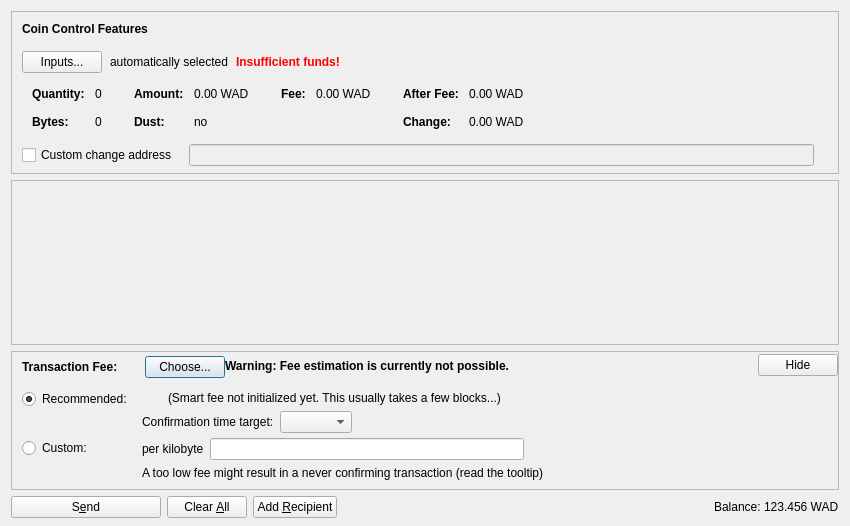
<?xml version="1.0" encoding="UTF-8"?>
<ui version="4.0">
 <class>SendCoinsDialog</class>
 <widget class="QDialog" name="SendCoinsDialog">
  <property name="geometry">
   <rect>
    <x>0</x>
    <y>0</y>
    <width>850</width>
    <height>526</height>
   </rect>
  </property>
  <property name="windowTitle">
   <string>Send Coins</string>
  </property>
  <layout class="QVBoxLayout" name="verticalLayout" stretch="0,1,0,0">
   <property name="bottomMargin">
    <number>8</number>
   </property>
   <item>
    <widget class="QFrame" name="frameCoinControl">
     <property name="sizePolicy">
      <sizepolicy hsizetype="Expanding" vsizetype="Expanding">
       <horstretch>0</horstretch>
       <verstretch>0</verstretch>
      </sizepolicy>
     </property>
     <property name="maximumSize">
      <size>
       <width>16777215</width>
       <height>16777215</height>
      </size>
     </property>
     <property name="frameShape">
      <enum>QFrame::StyledPanel</enum>
     </property>
     <property name="frameShadow">
      <enum>QFrame::Sunken</enum>
     </property>
     <layout class="QVBoxLayout" name="verticalLayoutCoinControl2">
      <property name="spacing">
       <number>0</number>
      </property>
      <property name="leftMargin">
       <number>0</number>
      </property>
      <property name="topMargin">
       <number>0</number>
      </property>
      <property name="rightMargin">
       <number>0</number>
      </property>
      <property name="bottomMargin">
       <number>6</number>
      </property>
      <item>
       <layout class="QVBoxLayout" name="verticalLayoutCoinControl" stretch="0,0,0,0,1">
        <property name="spacing">
         <number>0</number>
        </property>
        <property name="leftMargin">
         <number>10</number>
        </property>
        <property name="topMargin">
         <number>10</number>
        </property>
        <item>
         <layout class="QHBoxLayout" name="horizontalLayoutCoinControl1">
          <property name="bottomMargin">
           <number>15</number>
          </property>
          <item>
           <widget class="QLabel" name="labelCoinControlFeatures">
            <property name="sizePolicy">
             <sizepolicy hsizetype="Preferred" vsizetype="Maximum">
              <horstretch>0</horstretch>
              <verstretch>0</verstretch>
             </sizepolicy>
            </property>
            <property name="font">
             <font>
              <weight>75</weight>
              <bold>true</bold>
             </font>
            </property>
            <property name="styleSheet">
             <string notr="true">font-weight:bold;</string>
            </property>
            <property name="text">
             <string>Coin Control Features</string>
            </property>
           </widget>
          </item>
         </layout>
        </item>
        <item>
         <layout class="QHBoxLayout" name="horizontalLayoutCoinControl2" stretch="0,0,0,0">
          <property name="spacing">
           <number>8</number>
          </property>
          <property name="bottomMargin">
           <number>10</number>
          </property>
          <item>
           <widget class="QPushButton" name="pushButtonCoinControl">
            <property name="styleSheet">
             <string notr="true"/>
            </property>
            <property name="text">
             <string>Inputs...</string>
            </property>
            <property name="autoDefault">
             <bool>false</bool>
            </property>
           </widget>
          </item>
          <item>
           <widget class="QLabel" name="labelCoinControlAutomaticallySelected">
            <property name="text">
             <string>automatically selected</string>
            </property>
            <property name="margin">
             <number>5</number>
            </property>
           </widget>
          </item>
          <item>
           <widget class="QLabel" name="labelCoinControlInsuffFunds">
            <property name="font">
             <font>
              <weight>75</weight>
              <bold>true</bold>
             </font>
            </property>
            <property name="styleSheet">
             <string notr="true">color:red;font-weight:bold;</string>
            </property>
            <property name="text">
             <string>Insufficient funds!</string>
            </property>
            <property name="margin">
             <number>5</number>
            </property>
           </widget>
          </item>
          <item>
           <spacer name="horizontalSpacerCoinControl">
            <property name="orientation">
             <enum>Qt::Horizontal</enum>
            </property>
            <property name="sizeHint" stdset="0">
             <size>
              <width>40</width>
              <height>1</height>
             </size>
            </property>
           </spacer>
          </item>
         </layout>
        </item>
        <item>
         <widget class="QWidget" name="widgetCoinControl" native="true">
          <property name="sizePolicy">
           <sizepolicy hsizetype="Preferred" vsizetype="Preferred">
            <horstretch>0</horstretch>
            <verstretch>0</verstretch>
           </sizepolicy>
          </property>
          <property name="minimumSize">
           <size>
            <width>0</width>
            <height>0</height>
           </size>
          </property>
          <property name="styleSheet">
           <string notr="true"/>
          </property>
          <layout class="QHBoxLayout" name="horizontalLayoutCoinControl5">
           <property name="leftMargin">
            <number>0</number>
           </property>
           <property name="topMargin">
            <number>0</number>
           </property>
           <property name="rightMargin">
            <number>0</number>
           </property>
           <property name="bottomMargin">
            <number>0</number>
           </property>
           <item>
            <layout class="QHBoxLayout" name="horizontalLayoutCoinControl3" stretch="0,0,0,1">
             <property name="spacing">
              <number>20</number>
             </property>
             <property name="topMargin">
              <number>0</number>
             </property>
             <property name="bottomMargin">
              <number>10</number>
             </property>
             <item>
              <layout class="QFormLayout" name="formLayoutCoinControl1">
               <property name="horizontalSpacing">
                <number>10</number>
               </property>
               <property name="verticalSpacing">
                <number>14</number>
               </property>
               <property name="leftMargin">
                <number>10</number>
               </property>
               <property name="topMargin">
                <number>4</number>
               </property>
               <property name="rightMargin">
                <number>6</number>
               </property>
               <item row="0" column="0">
                <widget class="QLabel" name="labelCoinControlQuantityText">
                 <property name="font">
                  <font>
                   <weight>75</weight>
                   <bold>true</bold>
                  </font>
                 </property>
                 <property name="text">
                  <string>Quantity:</string>
                 </property>
                 <property name="margin">
                  <number>0</number>
                 </property>
                </widget>
               </item>
               <item row="0" column="1">
                <widget class="QLabel" name="labelCoinControlQuantity">
                 <property name="cursor">
                  <cursorShape>IBeamCursor</cursorShape>
                 </property>
                 <property name="contextMenuPolicy">
                  <enum>Qt::ActionsContextMenu</enum>
                 </property>
                 <property name="text">
                  <string notr="true">0</string>
                 </property>
                 <property name="margin">
                  <number>0</number>
                 </property>
                 <property name="textInteractionFlags">
                  <set>Qt::LinksAccessibleByMouse|Qt::TextSelectableByKeyboard|Qt::TextSelectableByMouse</set>
                 </property>
                </widget>
               </item>
               <item row="1" column="0">
                <widget class="QLabel" name="labelCoinControlBytesText">
                 <property name="font">
                  <font>
                   <weight>75</weight>
                   <bold>true</bold>
                  </font>
                 </property>
                 <property name="text">
                  <string>Bytes:</string>
                 </property>
                </widget>
               </item>
               <item row="1" column="1">
                <widget class="QLabel" name="labelCoinControlBytes">
                 <property name="cursor">
                  <cursorShape>IBeamCursor</cursorShape>
                 </property>
                 <property name="contextMenuPolicy">
                  <enum>Qt::ActionsContextMenu</enum>
                 </property>
                 <property name="text">
                  <string notr="true">0</string>
                 </property>
                 <property name="textInteractionFlags">
                  <set>Qt::LinksAccessibleByMouse|Qt::TextSelectableByKeyboard|Qt::TextSelectableByMouse</set>
                 </property>
                </widget>
               </item>
              </layout>
             </item>
             <item>
              <layout class="QFormLayout" name="formLayoutCoinControl2">
               <property name="horizontalSpacing">
                <number>10</number>
               </property>
               <property name="verticalSpacing">
                <number>14</number>
               </property>
               <property name="leftMargin">
                <number>6</number>
               </property>
               <property name="topMargin">
                <number>4</number>
               </property>
               <property name="rightMargin">
                <number>6</number>
               </property>
               <item row="0" column="0">
                <widget class="QLabel" name="labelCoinControlAmountText">
                 <property name="font">
                  <font>
                   <weight>75</weight>
                   <bold>true</bold>
                  </font>
                 </property>
                 <property name="text">
                  <string>Amount:</string>
                 </property>
                 <property name="margin">
                  <number>0</number>
                 </property>
                </widget>
               </item>
               <item row="0" column="1">
                <widget class="QLabel" name="labelCoinControlAmount">
                 <property name="cursor">
                  <cursorShape>IBeamCursor</cursorShape>
                 </property>
                 <property name="contextMenuPolicy">
                  <enum>Qt::ActionsContextMenu</enum>
                 </property>
                 <property name="text">
                  <string notr="true">0.00 WAD</string>
                 </property>
                 <property name="textInteractionFlags">
                  <set>Qt::LinksAccessibleByMouse|Qt::TextSelectableByKeyboard|Qt::TextSelectableByMouse</set>
                 </property>
                </widget>
               </item>
               <item row="1" column="0">
                <widget class="QLabel" name="labelCoinControlLowOutputText">
                 <property name="font">
                  <font>
                   <weight>75</weight>
                   <bold>true</bold>
                  </font>
                 </property>
                 <property name="text">
                  <string>Dust:</string>
                 </property>
                </widget>
               </item>
               <item row="1" column="1">
                <widget class="QLabel" name="labelCoinControlLowOutput">
                 <property name="cursor">
                  <cursorShape>IBeamCursor</cursorShape>
                 </property>
                 <property name="contextMenuPolicy">
                  <enum>Qt::ActionsContextMenu</enum>
                 </property>
                 <property name="text">
                  <string notr="true">no</string>
                 </property>
                 <property name="textInteractionFlags">
                  <set>Qt::LinksAccessibleByMouse|Qt::TextSelectableByKeyboard|Qt::TextSelectableByMouse</set>
                 </property>
                </widget>
               </item>
              </layout>
             </item>
             <item>
              <layout class="QFormLayout" name="formLayoutCoinControl3">
               <property name="horizontalSpacing">
                <number>10</number>
               </property>
               <property name="verticalSpacing">
                <number>14</number>
               </property>
               <property name="leftMargin">
                <number>6</number>
               </property>
               <property name="topMargin">
                <number>4</number>
               </property>
               <property name="rightMargin">
                <number>6</number>
               </property>
               <item row="0" column="0">
                <widget class="QLabel" name="labelCoinControlFeeText">
                 <property name="font">
                  <font>
                   <weight>75</weight>
                   <bold>true</bold>
                  </font>
                 </property>
                 <property name="text">
                  <string>Fee:</string>
                 </property>
                 <property name="margin">
                  <number>0</number>
                 </property>
                </widget>
               </item>
               <item row="0" column="1">
                <widget class="QLabel" name="labelCoinControlFee">
                 <property name="cursor">
                  <cursorShape>IBeamCursor</cursorShape>
                 </property>
                 <property name="contextMenuPolicy">
                  <enum>Qt::ActionsContextMenu</enum>
                 </property>
                 <property name="text">
                  <string notr="true">0.00 WAD</string>
                 </property>
                 <property name="textInteractionFlags">
                  <set>Qt::LinksAccessibleByMouse|Qt::TextSelectableByKeyboard|Qt::TextSelectableByMouse</set>
                 </property>
                </widget>
               </item>
              </layout>
             </item>
             <item>
              <layout class="QFormLayout" name="formLayoutCoinControl4">
               <property name="horizontalSpacing">
                <number>10</number>
               </property>
               <property name="verticalSpacing">
                <number>14</number>
               </property>
               <property name="leftMargin">
                <number>6</number>
               </property>
               <property name="topMargin">
                <number>4</number>
               </property>
               <property name="rightMargin">
                <number>6</number>
               </property>
               <item row="0" column="0">
                <widget class="QLabel" name="labelCoinControlAfterFeeText">
                 <property name="font">
                  <font>
                   <weight>75</weight>
                   <bold>true</bold>
                  </font>
                 </property>
                 <property name="text">
                  <string>After Fee:</string>
                 </property>
                 <property name="margin">
                  <number>0</number>
                 </property>
                </widget>
               </item>
               <item row="0" column="1">
                <widget class="QLabel" name="labelCoinControlAfterFee">
                 <property name="cursor">
                  <cursorShape>IBeamCursor</cursorShape>
                 </property>
                 <property name="contextMenuPolicy">
                  <enum>Qt::ActionsContextMenu</enum>
                 </property>
                 <property name="text">
                  <string notr="true">0.00 WAD</string>
                 </property>
                 <property name="textInteractionFlags">
                  <set>Qt::LinksAccessibleByMouse|Qt::TextSelectableByKeyboard|Qt::TextSelectableByMouse</set>
                 </property>
                </widget>
               </item>
               <item row="1" column="0">
                <widget class="QLabel" name="labelCoinControlChangeText">
                 <property name="font">
                  <font>
                   <weight>75</weight>
                   <bold>true</bold>
                  </font>
                 </property>
                 <property name="text">
                  <string>Change:</string>
                 </property>
                </widget>
               </item>
               <item row="1" column="1">
                <widget class="QLabel" name="labelCoinControlChange">
                 <property name="cursor">
                  <cursorShape>IBeamCursor</cursorShape>
                 </property>
                 <property name="contextMenuPolicy">
                  <enum>Qt::ActionsContextMenu</enum>
                 </property>
                 <property name="text">
                  <string notr="true">0.00 WAD</string>
                 </property>
                 <property name="textInteractionFlags">
                  <set>Qt::LinksAccessibleByMouse|Qt::TextSelectableByKeyboard|Qt::TextSelectableByMouse</set>
                 </property>
                </widget>
               </item>
              </layout>
             </item>
            </layout>
           </item>
          </layout>
         </widget>
        </item>
        <item>
         <layout class="QHBoxLayout" name="horizontalLayoutCoinControl4" stretch="0,0,0">
          <property name="spacing">
           <number>12</number>
          </property>
          <property name="sizeConstraint">
           <enum>QLayout::SetDefaultConstraint</enum>
          </property>
          <property name="topMargin">
           <number>5</number>
          </property>
          <property name="rightMargin">
           <number>5</number>
          </property>
          <item>
           <widget class="QCheckBox" name="checkBoxCoinControlChange">
            <property name="toolTip">
             <string>If this is activated, but the change address is empty or invalid, change will be sent to a newly generated address.</string>
            </property>
            <property name="text">
             <string>Custom change address</string>
            </property>
           </widget>
          </item>
          <item>
           <widget class="QValidatedLineEdit" name="lineEditCoinControlChange">
            <property name="enabled">
             <bool>false</bool>
            </property>
            <property name="sizePolicy">
             <sizepolicy hsizetype="Expanding" vsizetype="Fixed">
              <horstretch>0</horstretch>
              <verstretch>0</verstretch>
             </sizepolicy>
            </property>
           </widget>
          </item>
          <item>
           <widget class="QLabel" name="labelCoinControlChangeLabel">
            <property name="sizePolicy">
             <sizepolicy hsizetype="Preferred" vsizetype="Expanding">
              <horstretch>0</horstretch>
              <verstretch>0</verstretch>
             </sizepolicy>
            </property>
            <property name="minimumSize">
             <size>
              <width>0</width>
              <height>0</height>
             </size>
            </property>
            <property name="text">
             <string/>
            </property>
            <property name="margin">
             <number>3</number>
            </property>
           </widget>
          </item>
         </layout>
        </item>
        <item>
         <spacer name="verticalSpacerCoinControl">
          <property name="orientation">
           <enum>Qt::Vertical</enum>
          </property>
          <property name="sizeHint" stdset="0">
           <size>
            <width>800</width>
            <height>1</height>
           </size>
          </property>
         </spacer>
        </item>
       </layout>
      </item>
     </layout>
    </widget>
   </item>
   <item>
    <widget class="QScrollArea" name="scrollArea">
     <property name="widgetResizable">
      <bool>true</bool>
     </property>
     <widget class="QWidget" name="scrollAreaWidgetContents">
      <property name="geometry">
       <rect>
        <x>0</x>
        <y>0</y>
        <width>830</width>
        <height>104</height>
       </rect>
      </property>
      <layout class="QVBoxLayout" name="verticalLayout_2" stretch="0,1">
       <property name="leftMargin">
        <number>0</number>
       </property>
       <property name="topMargin">
        <number>0</number>
       </property>
       <property name="rightMargin">
        <number>0</number>
       </property>
       <property name="bottomMargin">
        <number>0</number>
       </property>
       <item>
        <layout class="QVBoxLayout" name="entries">
         <property name="spacing">
          <number>6</number>
         </property>
        </layout>
       </item>
       <item>
        <spacer name="verticalSpacer">
         <property name="orientation">
          <enum>Qt::Vertical</enum>
         </property>
         <property name="sizeHint" stdset="0">
          <size>
           <width>20</width>
           <height>40</height>
          </size>
         </property>
        </spacer>
       </item>
      </layout>
     </widget>
    </widget>
   </item>
   <item>
    <widget class="QFrame" name="frameFee">
     <property name="sizePolicy">
      <sizepolicy hsizetype="Expanding" vsizetype="Expanding">
       <horstretch>0</horstretch>
       <verstretch>0</verstretch>
      </sizepolicy>
     </property>
     <property name="maximumSize">
      <size>
       <width>16777215</width>
       <height>16777215</height>
      </size>
     </property>
     <property name="frameShape">
      <enum>QFrame::StyledPanel</enum>
     </property>
     <property name="frameShadow">
      <enum>QFrame::Sunken</enum>
     </property>
     <layout class="QVBoxLayout" name="verticalLayoutFee1">
      <property name="spacing">
       <number>0</number>
      </property>
      <property name="leftMargin">
       <number>0</number>
      </property>
      <property name="topMargin">
       <number>0</number>
      </property>
      <property name="rightMargin">
       <number>0</number>
      </property>
      <property name="bottomMargin">
       <number>0</number>
      </property>
      <item>
       <layout class="QVBoxLayout" name="verticalLayoutFee2" stretch="0,0,0">
        <property name="spacing">
         <number>0</number>
        </property>
        <property name="leftMargin">
         <number>10</number>
        </property>
        <property name="topMargin">
         <number>0</number>
        </property>
        <item>
         <layout class="QHBoxLayout" name="horizontalLayoutFee1">
          <property name="bottomMargin">
           <number>0</number>
          </property>
          <item>
           <layout class="QVBoxLayout" name="verticalLayoutFee7">
            <property name="spacing">
             <number>0</number>
            </property>
            <item>
             <spacer name="verticalSpacerSmartFee">
              <property name="orientation">
               <enum>Qt::Vertical</enum>
              </property>
              <property name="sizeType">
               <enum>QSizePolicy::Fixed</enum>
              </property>
              <property name="sizeHint" stdset="0">
               <size>
                <width>1</width>
                <height>4</height>
               </size>
              </property>
             </spacer>
            </item>
            <item>
             <layout class="QHBoxLayout" name="horizontalLayoutSmartFee">
              <property name="spacing">
               <number>10</number>
              </property>
              <item>
               <widget class="QLabel" name="labelFeeHeadline">
                <property name="sizePolicy">
                 <sizepolicy hsizetype="Preferred" vsizetype="Maximum">
                  <horstretch>0</horstretch>
                  <verstretch>0</verstretch>
                 </sizepolicy>
                </property>
                <property name="font">
                 <font>
                  <weight>75</weight>
                  <bold>true</bold>
                 </font>
                </property>
                <property name="styleSheet">
                 <string notr="true">font-weight:bold;</string>
                </property>
                <property name="text">
                 <string>Transaction Fee:</string>
                </property>
               </widget>
              </item>
              <item>
               <widget class="QLabel" name="labelFeeMinimized">
                <property name="text">
                 <string/>
                </property>
               </widget>
              </item>
              <item>
               <widget class="QPushButton" name="buttonChooseFee">
                <property name="text">
                 <string>Choose...</string>
                </property>
               </widget>
              </item>
             </layout>
            </item>
            <item>
             <spacer name="verticalSpacer_5">
              <property name="orientation">
               <enum>Qt::Vertical</enum>
              </property>
              <property name="sizeHint" stdset="0">
               <size>
                <width>1</width>
                <height>1</height>
               </size>
              </property>
             </spacer>
            </item>
           </layout>
          </item>
          <item>
           <widget class="QLabel" name="fallbackFeeWarningLabel">
            <property name="toolTip">
             <string>Using the fallbackfee can result in sending a transaction that will take several hours or days (or never) to confirm. Consider choosing your fee manually or wait until you have validated the complete chain.</string>
            </property>
            <property name="font">
            <font>
                <weight>75</weight>
                <bold>true</bold>
            </font>
            </property>
            <property name="text">
             <string>Warning: Fee estimation is currently not possible.</string>
            </property>
            <property name="wordWrap">
             <bool>false</bool>
            </property>
           </widget>
          </item>
          <item>
           <spacer name="horizontalSpacer_4">
            <property name="orientation">
             <enum>Qt::Horizontal</enum>
            </property>
            <property name="sizeType">
             <enum>QSizePolicy::MinimumExpanding</enum>
            </property>
            <property name="sizeHint" stdset="0">
             <size>
              <width>40</width>
              <height>20</height>
             </size>
            </property>
           </spacer>
          </item>
          <item>
           <widget class="QPushButton" name="buttonMinimizeFee">
            <property name="toolTip">
             <string>collapse fee-settings</string>
            </property>
            <property name="text">
             <string>Hide</string>
            </property>
           </widget>
          </item>
         </layout>
        </item>
        <item>
         <widget class="QFrame" name="frameFeeSelection">
          <layout class="QVBoxLayout" name="verticalLayoutFee12">
           <property name="spacing">
            <number>0</number>
           </property>
           <property name="leftMargin">
            <number>0</number>
           </property>
           <property name="topMargin">
            <number>0</number>
           </property>
           <property name="rightMargin">
            <number>0</number>
           </property>
           <property name="bottomMargin">
            <number>0</number>
           </property>
           <item>
            <layout class="QGridLayout" name="gridLayoutFee">
             <property name="topMargin">
              <number>10</number>
             </property>
             <property name="bottomMargin">
              <number>4</number>
             </property>
             <property name="horizontalSpacing">
              <number>10</number>
             </property>
             <property name="verticalSpacing">
              <number>4</number>
             </property>
             <item row="1" column="1">
              <layout class="QVBoxLayout" name="verticalLayoutFee8">
               <property name="spacing">
                <number>6</number>
               </property>
               <item>
                <layout class="QHBoxLayout" name="horizontalLayoutFee13">
                 <item>
                  <widget class="QLabel" name="labelCustomPerKilobyte">
                   <property name="toolTip">
                    <string>Specify a custom fee per kB (1,000 bytes) of the transaction's virtual size.

Note:  Since the fee is calculated on a per-byte basis, a fee of "100 satoshis per kB" for a transaction size of 500 bytes (half of 1 kB) would ultimately yield a fee of only 50 satoshis.</string>
                   </property>
                   <property name="text">
                    <string>per kilobyte</string>
                   </property>
                  </widget>
                 </item>
                 <item>
                  <widget class="BitcoinAmountField" name="customFee"/>
                 </item>
                 <item>
                  <spacer name="horizontalSpacer_6">
                   <property name="orientation">
                    <enum>Qt::Horizontal</enum>
                   </property>
                   <property name="sizeHint" stdset="0">
                    <size>
                     <width>1</width>
                     <height>1</height>
                    </size>
                   </property>
                  </spacer>
                 </item>
                </layout>
               </item>
               <item>
                <layout class="QHBoxLayout" name="horizontalLayoutFee8">
                 <item>
                  <widget class="QLabel" name="labelCustomFeeWarning">
                   <property name="enabled">
                    <bool>true</bool>
                   </property>
                   <property name="toolTip">
                    <string>When there is less transaction volume than space in the blocks, miners as well as relaying nodes may enforce a minimum fee. Paying only this minimum fee is just fine, but be aware that this can result in a never confirming transaction once there is more demand for luckcoin transactions than the network can process.</string>
                   </property>
                   <property name="text">
                    <string>A too low fee might result in a never confirming transaction (read the tooltip)</string>
                   </property>
                  </widget>
                 </item>
                 <item>
                  <spacer name="horizontalSpacer_2">
                   <property name="orientation">
                    <enum>Qt::Horizontal</enum>
                   </property>
                   <property name="sizeHint" stdset="0">
                    <size>
                     <width>1</width>
                     <height>1</height>
                    </size>
                   </property>
                  </spacer>
                 </item>
                </layout>
               </item>
              </layout>
             </item>
             <item row="0" column="0">
              <layout class="QVBoxLayout" name="verticalLayoutFee4" stretch="0,1">
               <item>
                <widget class="QRadioButton" name="radioSmartFee">
                 <property name="text">
                  <string>Recommended:</string>
                 </property>
                 <property name="checked">
                  <bool>true</bool>
                 </property>
                 <attribute name="buttonGroup">
                  <string notr="true">groupFee</string>
                 </attribute>
                </widget>
               </item>
               <item>
                <spacer name="verticalSpacer_2">
                 <property name="orientation">
                  <enum>Qt::Vertical</enum>
                 </property>
                 <property name="sizeHint" stdset="0">
                  <size>
                   <width>1</width>
                   <height>1</height>
                  </size>
                 </property>
                </spacer>
               </item>
              </layout>
             </item>
             <item row="1" column="0">
              <layout class="QVBoxLayout" name="verticalLayoutFee9" stretch="0,1">
               <item>
                <widget class="QRadioButton" name="radioCustomFee">
                 <property name="text">
                  <string>Custom:</string>
                 </property>
                 <attribute name="buttonGroup">
                  <string notr="true">groupFee</string>
                 </attribute>
                </widget>
               </item>
               <item>
                <spacer name="verticalSpacer_6">
                 <property name="orientation">
                  <enum>Qt::Vertical</enum>
                 </property>
                 <property name="sizeHint" stdset="0">
                  <size>
                   <width>1</width>
                   <height>1</height>
                  </size>
                 </property>
                </spacer>
               </item>
              </layout>
             </item>
             <item row="0" column="1">
              <layout class="QVBoxLayout" name="verticalLayoutFee3" stretch="0,0,1">
               <property name="spacing">
                <number>6</number>
               </property>
               <property name="topMargin">
                <number>2</number>
               </property>
               <item>
                <layout class="QHBoxLayout" name="horizontalLayoutFee12">
                 <item>
                  <widget class="QLabel" name="labelSmartFee">
                   <property name="text">
                    <string/>
                   </property>
                  </widget>
                 </item>
                 <item>
                  <widget class="QLabel" name="labelFeeEstimation">
                   <property name="text">
                    <string/>
                   </property>
                  </widget>
                 </item>
                 <item>
                  <widget class="QLabel" name="labelSmartFee2">
                   <property name="text">
                    <string>(Smart fee not initialized yet. This usually takes a few blocks...)</string>
                   </property>
                  </widget>
                 </item>
                 <item>
                  <spacer name="horizontalSpacer_5">
                   <property name="orientation">
                    <enum>Qt::Horizontal</enum>
                   </property>
                   <property name="sizeHint" stdset="0">
                    <size>
                     <width>1</width>
                     <height>1</height>
                    </size>
                   </property>
                  </spacer>
                 </item>
                </layout>
               </item>
               <item>
                <layout class="QHBoxLayout" name="horizontalLayoutFee9">
                 <item>
                  <layout class="QVBoxLayout" name="verticalLayoutFee6">
                   <item>
                    <widget class="QLabel" name="labelSmartFee3">
                     <property name="text">
                      <string>Confirmation time target:</string>
                     </property>
                    </widget>
                   </item>
                  </layout>
                 </item>
                 <item>
                  <layout class="QVBoxLayout" name="verticalLayoutFee5">
                   <property name="rightMargin">
                    <number>30</number>
                   </property>
                   <item>
                    <layout class="QHBoxLayout" name="horizontalLayoutConfTarget">
                     <property name="bottomMargin">
                      <number>0</number>
                     </property>
                     <item>
                      <widget class="QComboBox" name="confTargetSelector"/>
                     </item>
                     <item>
                      <spacer name="horizontalSpacerConfTarget">
                       <property name="orientation">
                        <enum>Qt::Horizontal</enum>
                       </property>
                       <property name="sizeHint" stdset="0">
                        <size>
                         <width>40</width>
                         <height>20</height>
                        </size>
                       </property>
                      </spacer>
                     </item>
                    </layout>
                   </item>
                  </layout>
                 </item>
                </layout>
               </item>
               <item>
                <spacer name="verticalSpacer_4">
                 <property name="orientation">
                  <enum>Qt::Vertical</enum>
                 </property>
                 <property name="sizeHint" stdset="0">
                  <size>
                   <width>1</width>
                   <height>1</height>
                  </size>
                 </property>
                </spacer>
               </item>
              </layout>
             </item>
            </layout>
           </item>
          </layout>
         </widget>
        </item>
        <item>
         <spacer name="verticalSpacerFee">
          <property name="orientation">
           <enum>Qt::Vertical</enum>
          </property>
          <property name="sizeHint" stdset="0">
           <size>
            <width>40</width>
            <height>5</height>
           </size>
          </property>
         </spacer>
        </item>
       </layout>
      </item>
     </layout>
    </widget>
   </item>
   <item>
    <layout class="QHBoxLayout" name="horizontalLayout">
     <item>
      <widget class="QPushButton" name="sendButton">
       <property name="minimumSize">
        <size>
         <width>150</width>
         <height>0</height>
        </size>
       </property>
       <property name="toolTip">
        <string>Confirm the send action</string>
       </property>
       <property name="text">
        <string>S&amp;end</string>
       </property>
       <property name="icon">
        <iconset resource="../bitcoin.qrc">
         <normaloff>:/icons/send</normaloff>:/icons/send</iconset>
       </property>
       <property name="autoDefault">
        <bool>false</bool>
       </property>
       <property name="default">
        <bool>false</bool>
       </property>
      </widget>
     </item>
     <item>
      <widget class="QPushButton" name="clearButton">
       <property name="sizePolicy">
        <sizepolicy hsizetype="Minimum" vsizetype="Fixed">
         <horstretch>0</horstretch>
         <verstretch>0</verstretch>
        </sizepolicy>
       </property>
       <property name="toolTip">
        <string>Clear all fields of the form.</string>
       </property>
       <property name="text">
        <string>Clear &amp;All</string>
       </property>
       <property name="icon">
        <iconset resource="../bitcoin.qrc">
         <normaloff>:/icons/remove</normaloff>:/icons/remove</iconset>
       </property>
       <property name="autoDefault">
        <bool>false</bool>
       </property>
      </widget>
     </item>
     <item>
      <widget class="QPushButton" name="addButton">
       <property name="toolTip">
        <string>Send to multiple recipients at once</string>
       </property>
       <property name="text">
        <string>Add &amp;Recipient</string>
       </property>
       <property name="icon">
        <iconset resource="../bitcoin.qrc">
         <normaloff>:/icons/add</normaloff>:/icons/add</iconset>
       </property>
       <property name="autoDefault">
        <bool>false</bool>
       </property>
      </widget>
     </item>
     <item>
      <spacer name="horizontalSpacer">
       <property name="orientation">
        <enum>Qt::Horizontal</enum>
       </property>
       <property name="sizeHint" stdset="0">
        <size>
         <width>40</width>
         <height>20</height>
        </size>
       </property>
      </spacer>
     </item>
     <item>
      <layout class="QHBoxLayout" name="horizontalLayout_2">
       <property name="spacing">
        <number>3</number>
       </property>
       <item>
        <widget class="QLabel" name="label">
         <property name="sizePolicy">
          <sizepolicy hsizetype="Preferred" vsizetype="Fixed">
           <horstretch>0</horstretch>
           <verstretch>0</verstretch>
          </sizepolicy>
         </property>
         <property name="text">
          <string>Balance:</string>
         </property>
        </widget>
       </item>
       <item>
        <widget class="QLabel" name="labelBalance">
         <property name="sizePolicy">
          <sizepolicy hsizetype="Preferred" vsizetype="Fixed">
           <horstretch>0</horstretch>
           <verstretch>0</verstretch>
          </sizepolicy>
         </property>
         <property name="cursor">
          <cursorShape>IBeamCursor</cursorShape>
         </property>
         <property name="text">
          <string notr="true">123.456 WAD</string>
         </property>
         <property name="textInteractionFlags">
          <set>Qt::LinksAccessibleByMouse|Qt::TextSelectableByKeyboard|Qt::TextSelectableByMouse</set>
         </property>
        </widget>
       </item>
      </layout>
     </item>
    </layout>
   </item>
  </layout>
 </widget>
 <customwidgets>
  <customwidget>
   <class>QValidatedLineEdit</class>
   <extends>QLineEdit</extends>
   <header>qt/qvalidatedlineedit.h</header>
  </customwidget>
  <customwidget>
   <class>BitcoinAmountField</class>
   <extends>QLineEdit</extends>
   <header>qt/bitcoinamountfield.h</header>
   <container>1</container>
  </customwidget>
 </customwidgets>
 <resources>
  <include location="../bitcoin.qrc"/>
 </resources>
 <connections/>
 <buttongroups>
  <buttongroup name="groupFee"/>
 </buttongroups>
</ui>
